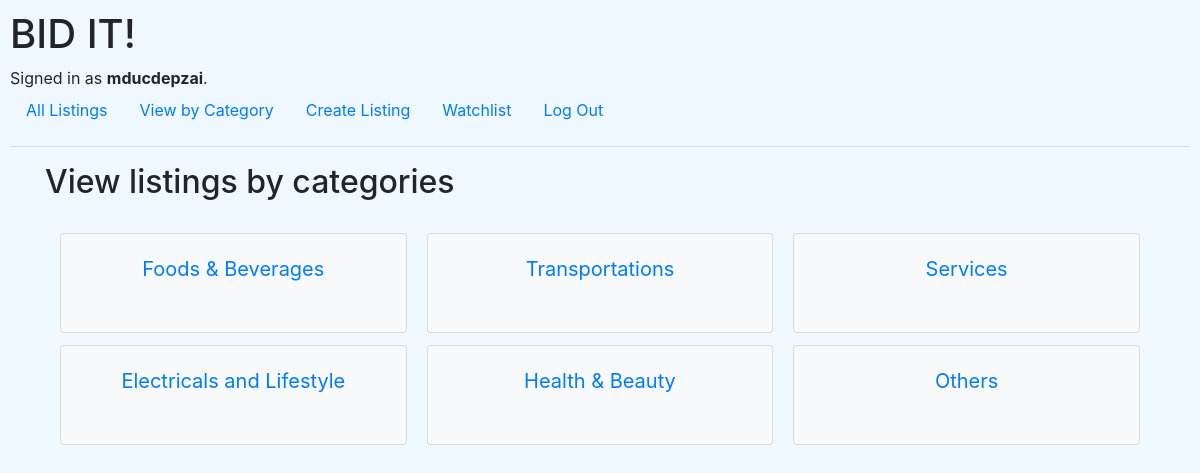
Page /category (signed in) on the committed database.
### auctions/models.py (models this page shows, shortened)
class User(AbstractUser):
    pass

class Category(models.Model):
    categoryName = models.CharField(max_length=50)

### auctions/views.py (the view)
# urls.py: path("category", views.category, name="category"),
@login_required(login_url='login')
def category(request):
    return render(request, "auctions/category.html", {
        "title": "View listings by categories",
        "categories": Category.objects.all()
    })

### auctions/templates/auctions/category.html (shortened to what this page needs)
{% extends "auctions/layout.html" %}
{% load static }%
{% block body %}
    <div class="container">
        <h2> {{ title }} </h2>
        <div class="row">
            <div class="col"/>
            <div class="col-12 card-columns text-center">
                {% for type in categories %}
                    <div class="card bg-light"
                    style="height: 100px;">
                        <div class="card-body text-center">
                            <a href="{% url 'category_name' type.categoryName %}" class="stretched-link"
                                style="font-size: 20px;">
                                {{ type.categoryName }}
                        </div>
                    </div>
                {% endfor %}
            </div>

### auctions/templates/auctions/layout.html (shortened to what this page needs)
{% load static %}
<!DOCTYPE html>
<html lang="en">
    <head>
        <link rel="stylesheet" href="https://stackpath.bootstrapcdn.com/bootstrap/4.4.1/css/bootstrap.min.css"
>
        <link href="{% static 'auctions/styles.css' %}" rel="stylesheet">
    </head>
    <body style="background-color: aliceblue;">
        <h1>BID IT!</h1>
        <div>
            {% if user.is_authenticated %}
                Signed in as <strong>{{ user.username }}</strong>.
            {% else %}
                Not signed in.
            {% endif %}
        </div>
        <ul class="nav">
            <li class="nav-item">
                <a class="nav-link" href="{% url 'index' %}">All Listings</a>
            </li>
            <li class="nav-item">
                <a class="nav-link" href="{% url 'category' %}">View by Category</a>
            </li>
            {% if user.is_authenticated %}
                <li class="nav-item">
                    <a class="nav-link" href= "{% url 'createlisting' %}">Create Listing</a>
                </li>
                <li class="nav-item">
                    <a class="nav-link" href= "{% url 'watchlist' %}">Watchlist</a>
                </li>
                <li class="nav-item">
                    <a class="nav-link" href="{% url 'logout' %}">Log Out</a>
                </li>
            {% endif %}
        </ul>
        <hr>
        {% block body %}
        {% endblock %}
    </body>
</html>

### auctions/static/auctions/styles.css (style rules this page uses)
body { padding: 10px; }

### rows in the picture
User: username "mducdepzai"
Category: categoryName "Foods & Beverages"
Category: categoryName "Electricals and Lifestyle"
Category: categoryName "Transportations"
Category: categoryName "Health & Beauty"
Category: categoryName "Services"
Category: categoryName "Others"

### other values in the picture
{{ title }} "View listings by categories"
